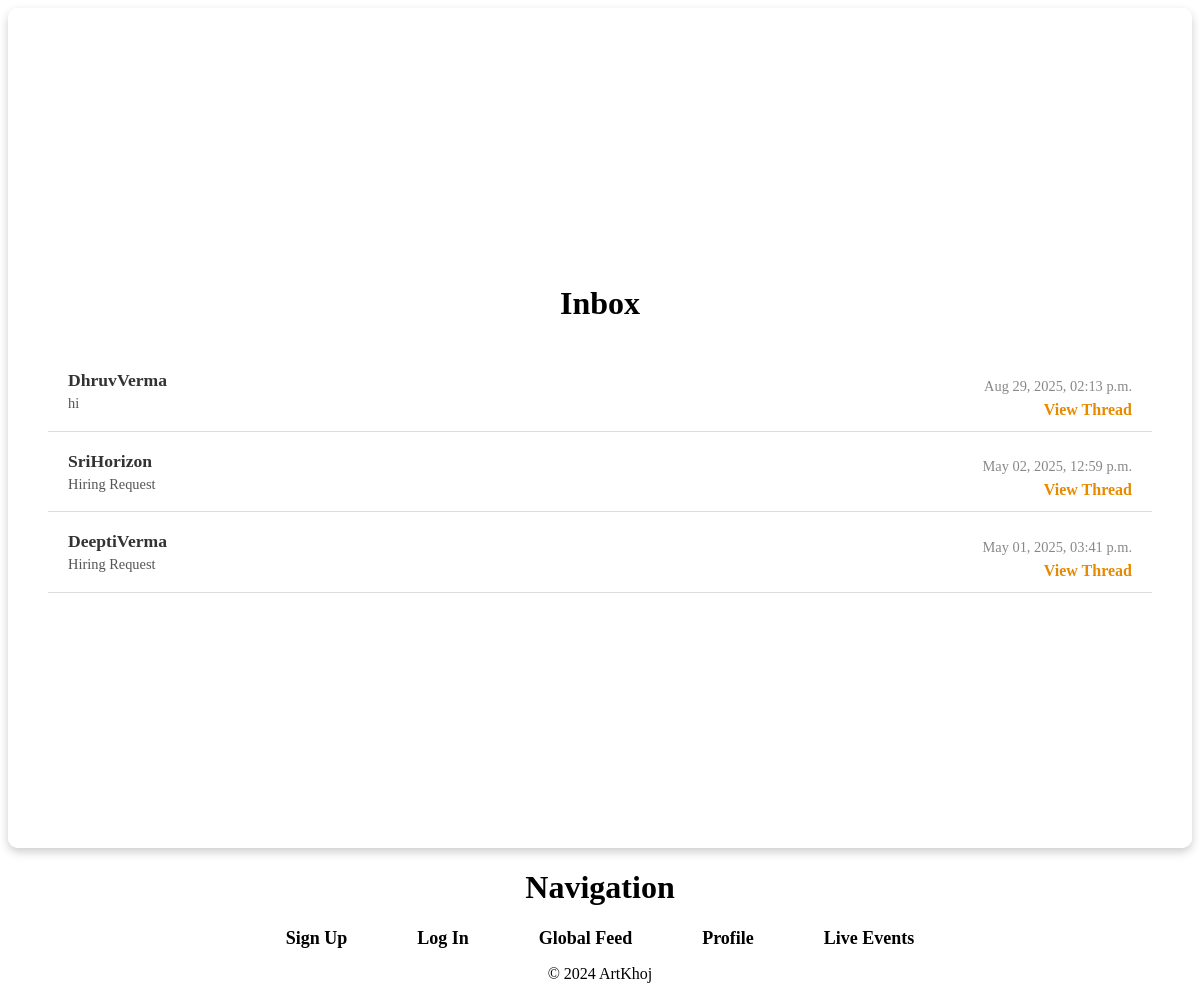
/users/inbox/ (signed in), run on the app's committed database.
### users/models.py (models this page shows, shortened)
class Message(models.Model):
    sender = models.ForeignKey(User, related_name='sent_messages', on_delete=models.CASCADE)
    recipient = models.ForeignKey(User, related_name='received_messages', on_delete=models.CASCADE)
    content = models.TextField()
    timestamp = models.DateTimeField(auto_now_add=True)
    is_read = models.BooleanField(default=False)
    date = models.DateField(null=True, blank=True)
    time = models.TimeField(null=True, blank=True)
    location = models.CharField(max_length=255, null=True, blank=True)
    hiring_status = models.CharField(max_length=10, choices=[
        ('none', 'None'),
        ('pending', 'Pending'),
        ('accepted', 'Accepted'),
        ('declined', 'Declined'),
    ], default='none')

### users/views.py (the view)
# urls.py: path('inbox/', views.inbox, name='inbox'),
@login_required
def inbox(request):
    user = request.user
    all_messages = (Message.objects.filter(Q(sender=user) | Q(recipient=user)).select_related('sender','recipient'))
    latest_by_pair = {}
    for message in all_messages:
        participants = frozenset([message.sender_id, message.recipient_id])
        if participants not in latest_by_pair or message.timestamp > latest_by_pair[participants].timestamp:
            latest_by_pair[participants] = message
    messages_to_display = sorted(latest_by_pair.values(), key=lambda m: m.timestamp, reverse=True)
    return render(request, 'users/inbox.html', {'messages': messages_to_display})

### users/templates/users/inbox.html
{% extends 'users/base.html' %}
{% load static %}
{% block content %}
<div class="inbox-container">
    <h1 class="inbox-heading">Inbox</h1>
    {% if messages %}
        <div class="inbox-thread-list">
            {% for message in messages %}
                {% if message.sender == request.user %}
                    {% with other_user=message.recipient %}
                        <a href="{% url 'message-thread' user_id=other_user.id %}" class="message-row-link">
                            <div class="message-row">
                                <div class="message-info">
                                    <p class="message-user">{{ other_user.username }}</p>
                                    <p class="message-snippet">{{ message.content|truncatewords:12 }}</p>
                                </div>
                                <div class="message-meta">
                                    <p class="timestamp">{{ message.timestamp|date:"M d, Y, h:i a" }}</p>
                                    <span class="reply-button">View Thread</span>
                                </div>
                            </div>
                        </a>
                    {% endwith %}
                {% else %}
                    {% with other_user=message.sender %}
                        <a href="{% url 'message-thread' user_id=other_user.id %}" class="message-row-link">
                            <div class="message-row">
                                <div class="message-info">
                                    <p class="message-user">{{ other_user.username }}</p>
                                    <p class="message-snippet">{{ message.content|truncatewords:12 }}</p>
                                </div>
                                <div class="message-meta">
                                    <p class="timestamp">{{ message.timestamp|date:"M d, Y, h:i a" }}</p>
                                    <span class="reply-button">View Thread</span>
                                </div>
                            </div>
                        </a>
                    {% endwith %}
                {% endif %}
            {% endfor %}
        </div>
    {% else %}
        <p class="no-messages">No messages yet.</p>
    {% endif %}
</div>
{% endblock %}

### users/static/users/styles.css (style rules this page uses)
.inbox-container { width: 100%; max-width: none; margin: 0 auto; padding: 20px; }
.inbox-heading { text-align: center; font-size: 2rem; margin-bottom: 30px; color: #000; }
.inbox-thread-list { display: flex; flex-direction: column; gap: 0; width: 100%; }
.message-row { display: flex; justify-content: space-between; align-items: center; background: white; border-bottom: 1px solid #e0e0e0; padding: 20px 30px; transition: background 0.2s ease; width: 100%; box-sizing: border-box; }
.message-info { flex-grow: 1; text-align: left; }
.message-user { font-weight: bold; font-size: 1rem; margin: 0 0 4px 0; }
.message-snippet { font-size: 0.9rem; color: #555; margin: 0; }
.message-meta { text-align: right; min-width: 160px; }
.timestamp { font-size: 0.8rem; color: #888; margin-bottom: 6px; }
.message-row-link { text-decoration: none; color: inherit; display: block; }
.message-row { display: flex; justify-content: space-between; align-items: center; background-color: white; border-bottom: 1px solid #ddd; padding: 12px 20px; transition: background-color 0.2s ease-in-out, transform 0.2s ease-in-out; }
.message-info { text-align: left; }
.message-user { font-weight: bold; font-size: 1.1rem; color: #333; }
.message-snippet { color: #555; margin-top: 4px; }
.message-meta { text-align: right; }
.reply-button { color: #e68a00; font-weight: bold; cursor: pointer; margin-top: 4px; }
.timestamp { font-size: 0.9rem; color: #888; }

### data on the page
Message: sender.username "DhruvVerma", content "hi", timestamp "Aug 29, 2025, 02:13 p.m."
Message: sender.username "SriHorizon", content "Hiring Request", timestamp "May 02, 2025, 12:59 p.m."
Message: recipient.username "DeeptiVerma", content "Hiring Request", timestamp "May 01, 2025, 03:41 p.m."
